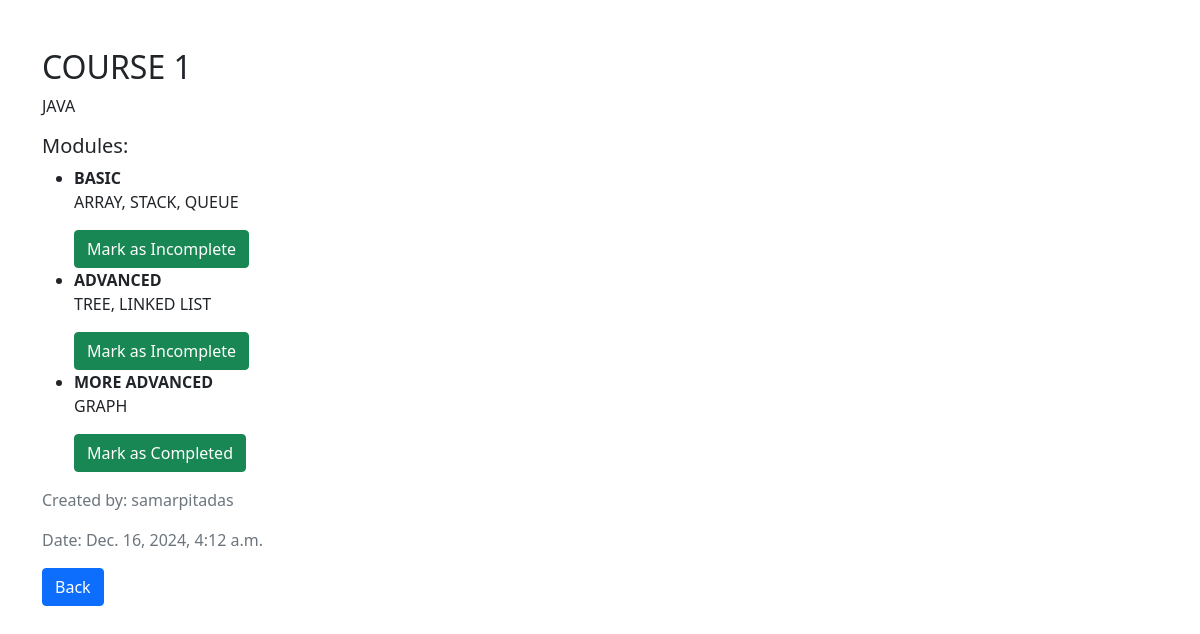
Screenshot of /api/view-course-details/39/ (signed in) with the database file from the repository.
### authenticate/models.py (models this page shows, shortened)
class Course(models.Model):
    title = models.CharField(max_length=200)
    description = models.TextField()
    created_by = models.ForeignKey(User, on_delete=models.CASCADE)
    created_at = models.DateTimeField(auto_now_add=True)
    is_read = models.BooleanField(default=False)

class Module(models.Model):
    course = models.ForeignKey(Course, related_name="modules", on_delete=models.CASCADE)
    heading = models.CharField(max_length=255)
    description = models.TextField()
    is_completed = models.BooleanField(default=False)
    users_completed = models.ManyToManyField(User, related_name='completed_modules', blank=True)

### authenticate/views.py (the view)
# urls.py: path('view-course-details/<int:course_id>/', views.view_course_details, name='view_course_details'),
@login_required
def view_course_details(request, course_id):
    course = get_object_or_404(Course, id=course_id)
    completed_modules = course.modules.filter(is_completed=True)
    return render(request, 'authenticate/view_course_details.html', {
        'course': course,
        'completed_modules': completed_modules
    })

### authenticate/templates/authenticate/view_course_details.html (shortened to what this page needs)
<!DOCTYPE html>
<html>
<head>
    <link href="https://cdn.jsdelivr.net/npm/bootstrap@5.1.3/dist/css/bootstrap.min.css" rel="stylesheet">
</head>
<body>
    <div class="container mt-5">
        <h2>{{ course.title }}</h2>
        <p>{{ course.description }}</p>
        <h5>Modules:</h5>
        <ul>
            {% for module in course.modules.all %}
                <li>
                    <strong>{{ module.heading }}</strong>
                    <p>{{ module.description }}</p>
                    {% if user.userprofile.role == 'employee' %}
                    <form method="POST" action="{% url 'mark_module_completed' module.id %}">
                        <button type="submit" class="btn btn-success">
                            {% if module.is_completed %}
                                Mark as Incomplete
                            {% else %}
                                Mark as Completed
                            {% endif %}
                        </button>
                    </form>
                    {% endif %}
                </li>
            {% empty %}
                <li>No modules available for this course.</li>
            {% endfor %}
        </ul>
        <p class="text-muted">Created by: {{ course.created_by.username }}</p>
        <p class="text-muted">Date: {{ course.created_at }}</p>
        <a href="javascript:history.back()" class="btn btn-primary">Back</a>
    </div>
</body>
</html>

### rows the page displays
Course: title "COURSE 1", description "JAVA", created_by.username "samarpitadas", created_at "Dec. 16, 2024, 4:12 a.m."
Module: heading "BASIC", description "ARRAY, STACK, QUEUE", is_completed "Mark as Incomplete"
Module: heading "ADVANCED", description "TREE, LINKED LIST", is_completed "Mark as Incomplete"
Module: heading "MORE ADVANCED", description "GRAPH", is_completed "Mark as Completed"
